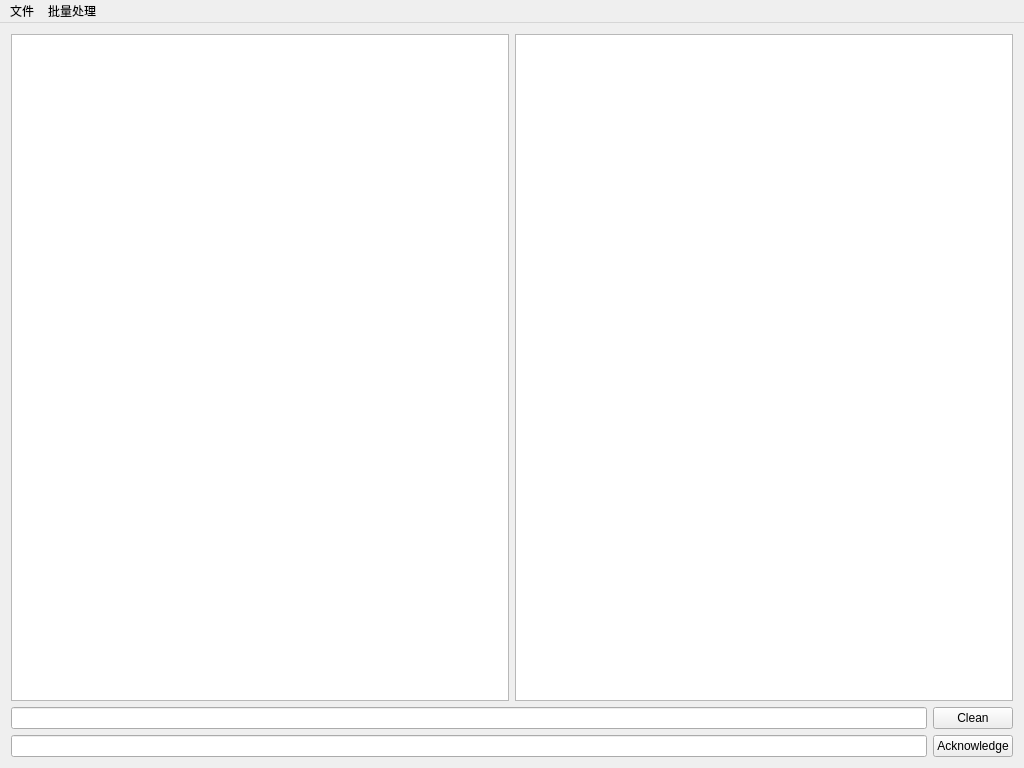
<?xml version="1.0" encoding="UTF-8"?>
<ui version="4.0">
 <class>MainWindow</class>
 <widget class="QMainWindow" name="MainWindow">
  <property name="geometry">
   <rect>
    <x>0</x>
    <y>0</y>
    <width>1024</width>
    <height>768</height>
   </rect>
  </property>
  <property name="windowTitle">
   <string>CS2Editor</string>
  </property>
  <widget class="QWidget" name="centralWidget">
   <layout class="QHBoxLayout" name="horizontalLayout_3">
    <item>
     <layout class="QVBoxLayout" name="verticalLayout_3">
      <item>
       <layout class="QHBoxLayout" name="horizontalLayout">
        <item>
         <widget class="QTableView" name="RawtableView"/>
        </item>
        <item>
         <widget class="QTableView" name="TranstableView"/>
        </item>
       </layout>
      </item>
      <item>
       <layout class="QHBoxLayout" name="horizontalLayout_2">
        <item>
         <layout class="QVBoxLayout" name="verticalLayout">
          <item>
           <widget class="QLineEdit" name="RawlineEdit">
            <property name="focusPolicy">
             <enum>Qt::NoFocus</enum>
            </property>
           </widget>
          </item>
          <item>
           <widget class="QLineEdit" name="TranslineEdit"/>
          </item>
         </layout>
        </item>
        <item>
         <layout class="QVBoxLayout" name="verticalLayout_2">
          <item>
           <widget class="QPushButton" name="CleanButton">
            <property name="text">
             <string>Clean</string>
            </property>
           </widget>
          </item>
          <item>
           <widget class="QPushButton" name="pushButton">
            <property name="text">
             <string>Acknowledge</string>
            </property>
           </widget>
          </item>
         </layout>
        </item>
       </layout>
      </item>
     </layout>
    </item>
   </layout>
  </widget>
  <widget class="QMenuBar" name="menuBar">
   <property name="geometry">
    <rect>
     <x>0</x>
     <y>0</y>
     <width>1024</width>
     <height>23</height>
    </rect>
   </property>
   <widget class="QMenu" name="menu">
    <property name="title">
     <string>文件</string>
    </property>
    <addaction name="actionOpen"/>
    <addaction name="actionSave"/>
    <addaction name="separator"/>
    <addaction name="actionImport"/>
    <addaction name="actionOutport"/>
   </widget>
   <widget class="QMenu" name="menu_2">
    <property name="title">
     <string>批量处理</string>
    </property>
    <addaction name="action_Export"/>
    <addaction name="action_Import"/>
   </widget>
   <addaction name="menu"/>
   <addaction name="menu_2"/>
  </widget>
  <action name="actionOpen">
   <property name="text">
    <string>打开</string>
   </property>
   <property name="shortcut">
    <string>Ctrl+O</string>
   </property>
  </action>
  <action name="actionSave">
   <property name="text">
    <string>保存</string>
   </property>
   <property name="shortcut">
    <string>Ctrl+S</string>
   </property>
  </action>
  <action name="actionImport">
   <property name="text">
    <string>导入</string>
   </property>
  </action>
  <action name="actionOutport">
   <property name="text">
    <string>导出</string>
   </property>
  </action>
  <action name="action_Export">
   <property name="text">
    <string>批量导出</string>
   </property>
  </action>
  <action name="action_Import">
   <property name="text">
    <string>批量导入</string>
   </property>
  </action>
 </widget>
 <layoutdefault spacing="6" margin="11"/>
 <tabstops>
  <tabstop>CleanButton</tabstop>
  <tabstop>RawlineEdit</tabstop>
  <tabstop>pushButton</tabstop>
 </tabstops>
 <resources/>
 <connections>
  <connection>
   <sender>CleanButton</sender>
   <signal>clicked()</signal>
   <receiver>TranslineEdit</receiver>
   <slot>clear()</slot>
   <hints>
    <hint type="sourcelabel">
     <x>984</x>
     <y>711</y>
    </hint>
    <hint type="destinationlabel">
     <x>886</x>
     <y>742</y>
    </hint>
   </hints>
  </connection>
 </connections>
</ui>
